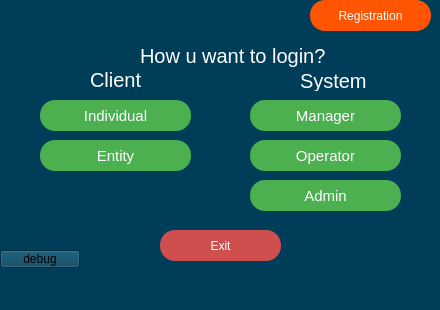
<?xml version="1.0" encoding="UTF-8"?>
<ui version="4.0">
 <class>MainWindow</class>
 <widget class="QMainWindow" name="MainWindow">
  <property name="geometry">
   <rect>
    <x>0</x>
    <y>0</y>
    <width>440</width>
    <height>310</height>
   </rect>
  </property>
  <property name="windowTitle">
   <string>MainWindow</string>
  </property>
  <property name="styleSheet">
   <string notr="true">background-color: rgb(0, 61, 89);</string>
  </property>
  <widget class="QWidget" name="centralwidget">
   <widget class="QLabel" name="label">
    <property name="geometry">
     <rect>
      <x>140</x>
      <y>40</y>
      <width>281</width>
      <height>31</height>
     </rect>
    </property>
    <property name="font">
     <font>
      <pointsize>15</pointsize>
     </font>
    </property>
    <property name="styleSheet">
     <string notr="true">color: rgb(255, 255, 255);</string>
    </property>
    <property name="text">
     <string>How u want to login?</string>
    </property>
   </widget>
   <widget class="QPushButton" name="man_log_but">
    <property name="geometry">
     <rect>
      <x>250</x>
      <y>100</y>
      <width>151</width>
      <height>31</height>
     </rect>
    </property>
    <property name="font">
     <font>
      <pointsize>-1</pointsize>
      <underline>false</underline>
      <strikeout>false</strikeout>
     </font>
    </property>
    <property name="cursor">
     <cursorShape>PointingHandCursor</cursorShape>
    </property>
    <property name="styleSheet">
     <string notr="true">QPushButton {
  font-size: 15px;
  text-align: center;
  text-decoration: none;
  outline: none;
  color: #fff;
  background-color: #4CAF50;
  border: none;
  border-radius: 15px;
}
QPushButton:hover{
 background-color: rgb(85, 195, 89);
}</string>
    </property>
    <property name="text">
     <string>Manager</string>
    </property>
   </widget>
   <widget class="QPushButton" name="reg_but">
    <property name="geometry">
     <rect>
      <x>310</x>
      <y>0</y>
      <width>121</width>
      <height>31</height>
     </rect>
    </property>
    <property name="font">
     <font>
      <pointsize>-1</pointsize>
      <underline>false</underline>
      <strikeout>false</strikeout>
     </font>
    </property>
    <property name="cursor">
     <cursorShape>PointingHandCursor</cursorShape>
    </property>
    <property name="styleSheet">
     <string notr="true">QPushButton {
  font-size: 12px;
  text-align: center;
  text-decoration: none;
  outline: none;
  color: #fff;
  background-color: rgb(255, 85, 0);
  border: none;
  border-radius: 15px;
}
QPushButton:hover{
 background-color: rgb(158, 59, 59);
}</string>
    </property>
    <property name="text">
     <string>Registration</string>
    </property>
   </widget>
   <widget class="QPushButton" name="ind_log_but">
    <property name="geometry">
     <rect>
      <x>40</x>
      <y>100</y>
      <width>151</width>
      <height>31</height>
     </rect>
    </property>
    <property name="font">
     <font>
      <pointsize>-1</pointsize>
      <underline>false</underline>
      <strikeout>false</strikeout>
     </font>
    </property>
    <property name="cursor">
     <cursorShape>PointingHandCursor</cursorShape>
    </property>
    <property name="styleSheet">
     <string notr="true">QPushButton {
  font-size: 15px;
  text-align: center;
  text-decoration: none;
  outline: none;
  color: #fff;
  background-color: #4CAF50;
  border: none;
  border-radius: 15px;
}
QPushButton:hover{
 background-color: rgb(85, 195, 89);
}</string>
    </property>
    <property name="text">
     <string>Individual</string>
    </property>
   </widget>
   <widget class="QPushButton" name="adm_log_but">
    <property name="geometry">
     <rect>
      <x>250</x>
      <y>180</y>
      <width>151</width>
      <height>31</height>
     </rect>
    </property>
    <property name="font">
     <font>
      <pointsize>-1</pointsize>
      <underline>false</underline>
      <strikeout>false</strikeout>
     </font>
    </property>
    <property name="cursor">
     <cursorShape>PointingHandCursor</cursorShape>
    </property>
    <property name="styleSheet">
     <string notr="true">QPushButton {
  font-size: 15px;
  text-align: center;
  text-decoration: none;
  outline: none;
  color: #fff;
  background-color: #4CAF50;
  border: none;
  border-radius: 15px;
}
QPushButton:hover{
 background-color: rgb(85, 195, 89);
}</string>
    </property>
    <property name="text">
     <string>Admin</string>
    </property>
   </widget>
   <widget class="QPushButton" name="op_log_but">
    <property name="geometry">
     <rect>
      <x>250</x>
      <y>140</y>
      <width>151</width>
      <height>31</height>
     </rect>
    </property>
    <property name="font">
     <font>
      <pointsize>-1</pointsize>
      <underline>false</underline>
      <strikeout>false</strikeout>
     </font>
    </property>
    <property name="cursor">
     <cursorShape>PointingHandCursor</cursorShape>
    </property>
    <property name="styleSheet">
     <string notr="true">QPushButton {
  font-size: 15px;
  text-align: center;
  text-decoration: none;
  outline: none;
  color: #fff;
  background-color: #4CAF50;
  border: none;
  border-radius: 15px;
}
QPushButton:hover{
 background-color: rgb(85, 195, 89);
}</string>
    </property>
    <property name="text">
     <string>Operator</string>
    </property>
   </widget>
   <widget class="QPushButton" name="ent_log_but">
    <property name="geometry">
     <rect>
      <x>40</x>
      <y>140</y>
      <width>151</width>
      <height>31</height>
     </rect>
    </property>
    <property name="font">
     <font>
      <pointsize>-1</pointsize>
      <underline>false</underline>
      <strikeout>false</strikeout>
     </font>
    </property>
    <property name="cursor">
     <cursorShape>PointingHandCursor</cursorShape>
    </property>
    <property name="styleSheet">
     <string notr="true">QPushButton {
  font-size: 15px;
  text-align: center;
  text-decoration: none;
  outline: none;
  color: #fff;
  background-color: #4CAF50;
  border: none;
  border-radius: 15px;
}
QPushButton:hover{
 background-color: rgb(85, 195, 89);
}</string>
    </property>
    <property name="text">
     <string>Entity</string>
    </property>
   </widget>
   <widget class="QLabel" name="label_2">
    <property name="geometry">
     <rect>
      <x>300</x>
      <y>70</y>
      <width>111</width>
      <height>21</height>
     </rect>
    </property>
    <property name="font">
     <font>
      <pointsize>15</pointsize>
     </font>
    </property>
    <property name="styleSheet">
     <string notr="true">color: rgb(255, 255, 255);</string>
    </property>
    <property name="text">
     <string>System</string>
    </property>
   </widget>
   <widget class="QLabel" name="label_3">
    <property name="geometry">
     <rect>
      <x>90</x>
      <y>70</y>
      <width>51</width>
      <height>20</height>
     </rect>
    </property>
    <property name="font">
     <font>
      <pointsize>15</pointsize>
     </font>
    </property>
    <property name="styleSheet">
     <string notr="true">color: rgb(255, 255, 255);</string>
    </property>
    <property name="text">
     <string>Client</string>
    </property>
   </widget>
   <widget class="QPushButton" name="exit_but">
    <property name="geometry">
     <rect>
      <x>160</x>
      <y>230</y>
      <width>121</width>
      <height>31</height>
     </rect>
    </property>
    <property name="font">
     <font>
      <pointsize>-1</pointsize>
      <underline>false</underline>
      <strikeout>false</strikeout>
     </font>
    </property>
    <property name="cursor">
     <cursorShape>PointingHandCursor</cursorShape>
    </property>
    <property name="styleSheet">
     <string notr="true">QPushButton {
  font-size: 12px;
  text-align: center;
  text-decoration: none;
  outline: none;
  color: #fff;
  background-color: rgb(207, 78, 78);
  border: none;
  border-radius: 15px;
}
QPushButton:hover{
 background-color: rgb(158, 59, 59);
}</string>
    </property>
    <property name="text">
     <string>Exit</string>
    </property>
   </widget>
   <widget class="QPushButton" name="debug_but">
    <property name="geometry">
     <rect>
      <x>0</x>
      <y>250</y>
      <width>80</width>
      <height>18</height>
     </rect>
    </property>
    <property name="text">
     <string>debug</string>
    </property>
   </widget>
  </widget>
  <widget class="QMenuBar" name="menubar">
   <property name="geometry">
    <rect>
     <x>0</x>
     <y>0</y>
     <width>440</width>
     <height>17</height>
    </rect>
   </property>
  </widget>
  <widget class="QStatusBar" name="statusbar"/>
 </widget>
 <resources/>
 <connections/>
</ui>
